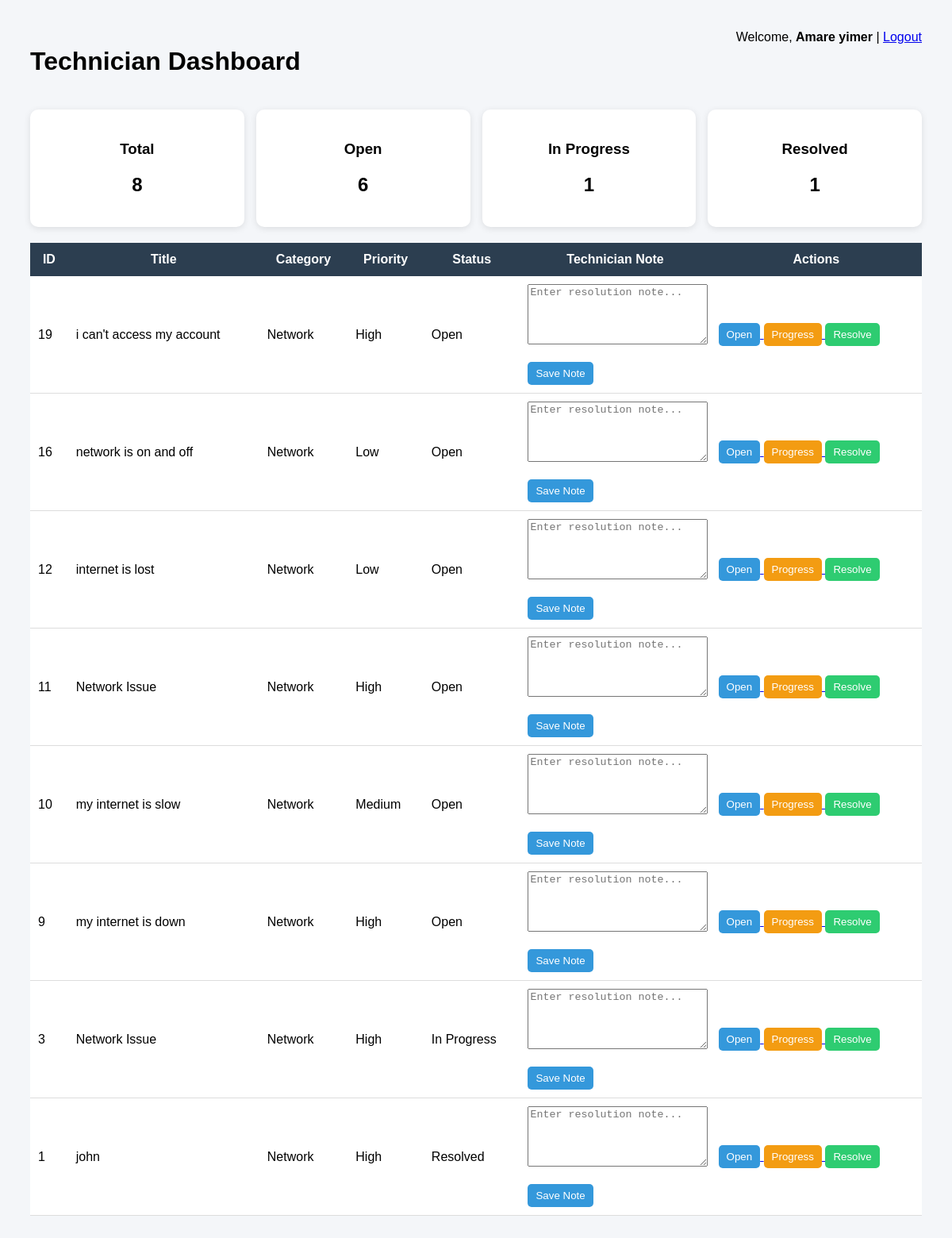
The app's page /technician-dashboard (signed in) with its own data.
### tables this page shows
CREATE TABLE technicians(
    id INTEGER PRIMARY KEY AUTOINCREMENT,
    name TEXT,
    email TEXT,
    specialization TEXT
    , username TEXT, password TEXT);

CREATE TABLE tickets (
        id INTEGER PRIMARY KEY AUTOINCREMENT,
        user_id INTEGER,
        title TEXT NOT NULL,
        description TEXT NOT NULL,
        category TEXT DEFAULT 'General',
        priority TEXT DEFAULT 'Low',
        status TEXT DEFAULT 'Open',
        admin_response TEXT
    , assigned_to INTEGER, technician_note TEXT);

### app.py (the view)
@app.route("/technician-dashboard")
def technician_dashboard():
    if "user_id" not in session:
        return redirect("/login")
    if session.get("role") != "technician":
        return "Access Denied"
    print("Role:", session.get("role"))
    print("Technician ID:", session.get("technician_id"))
    print("Technician Name:", session.get("technician_name"))
    conn = sqlite3.connect(DB_PATH)
    cursor = conn.cursor()
    cursor.execute("""
        SELECT
            id,
            name
        FROM technicians
        WHERE username = ?
    """, (session["username"],))
    technician = cursor.fetchone()
    if not technician:
        conn.close()
        return "Technician account not found."
    tech_id = technician[0]
    technician_name = technician[1]
    cursor.execute("""
        SELECT COUNT(*)
        FROM tickets
        WHERE assigned_to = ?
    """, (tech_id,))
    total_tickets = cursor.fetchone()[0]
    cursor.execute("""
        SELECT COUNT(*)
        FROM tickets
        WHERE assigned_to = ?
        AND status = 'Open'
    """, (tech_id,))
    open_tickets = cursor.fetchone()[0]
    cursor.execute("""
        SELECT COUNT(*)
        FROM tickets
        WHERE assigned_to = ?
        AND status = 'In Progress'
    """, (tech_id,))
    progress_tickets = cursor.fetchone()[0]
    cursor.execute("""
        SELECT COUNT(*)
        FROM tickets
        WHERE assigned_to = ?
        AND status = 'Resolved'
    """, (tech_id,))
    resolved_tickets = cursor.fetchone()[0]
    cursor.execute("""
        SELECT
            id,
            title,
            description,
            category,
            priority,
            status,
            COALESCE(technician_note, '')
        FROM tickets
        WHERE assigned_to = ?
        ORDER BY id DESC
    """, (tech_id,))
    tickets = cursor.fetchall()
    conn.close()
    return render_template(
        "technician_dashboard.html",
        technician_name=technician_name,
        tickets=tickets,
        total_tickets=total_tickets,
        open_tickets=open_tickets,
        progress_tickets=progress_tickets,
        resolved_tickets=resolved_tickets
    )

### templates/technician_dashboard.html (shortened to what this page needs)
<!DOCTYPE html>
<html>
<head>
</head>
<body>
<div class="header">
    <h1>Technician Dashboard</h1>
    <div>
        Welcome, <b>{{ technician_name }}</b>
        |
        <a href="/logout">Logout</a>
    </div>
</div>
<div class="cards">
    <div class="card">
        <h3>Total</h3>
        <h2>{{ total_tickets }}</h2>
    </div>
    <div class="card">
        <h3>Open</h3>
        <h2>{{ open_tickets }}</h2>
    </div>
    <div class="card">
        <h3>In Progress</h3>
        <h2>{{ progress_tickets }}</h2>
    </div>
    <div class="card">
        <h3>Resolved</h3>
        <h2>{{ resolved_tickets }}</h2>
    </div>
</div>
<table>
<tr>
    <th>ID</th>
    <th>Title</th>
    <th>Category</th>
    <th>Priority</th>
    <th>Status</th>
    <th>Technician Note</th>
    <th>Actions</th>
</tr>
{% for ticket in tickets %}
<tr>
    <td>{{ ticket[0] }}</td>
    <td>{{ ticket[1] }}</td>
    <td>{{ ticket[3] }}</td>
    <td>{{ ticket[4] }}</td>
    <td>{{ ticket[5] }}</td>
    <td>
        <form action="/technician-note/{{ ticket[0] }}" method="POST">
            <textarea
                name="technician_note"
                placeholder="Enter resolution note..."
            ></textarea>
            <br><br>
            <button class="btn open" type="submit">
                Save Note
            </button>
        </form>
    </td>
    <td>
        <a href="/technician-update/{{ ticket[0] }}/Open">
            <button class="btn open">Open</button>
        </a>
        <a href="/technician-update/{{ ticket[0] }}/In Progress">
            <button class="btn progress">Progress</button>
        </a>
        <a href="/technician-update/{{ ticket[0] }}/Resolved">
            <button class="btn resolve">Resolve</button>
        </a>
    </td>
</tr>
{% endfor %}
</table>
</body>
</html>

### templates/technician_dashboard.html (style rules this page uses)
body { font-family:Arial; background:#f4f6f9; padding:30px; }
.header { display:flex; justify-content:space-between; margin-bottom:20px; }
.cards { display:grid; grid-template-columns:repeat(4,1fr); gap:15px; margin-bottom:20px; }
.card { background:white; padding:20px; border-radius:10px; box-shadow:0 2px 8px rgba(0,0,0,.1); text-align:center; }
table { width:100%; border-collapse:collapse; background:white; }
th { background:#2c3e50; color:white; padding:12px; }
td { padding:10px; border-bottom:1px solid #ddd; }
textarea { width:100%; height:70px; }
.btn { padding:7px 10px; color:white; border:none; border-radius:5px; cursor:pointer; }
.open { background:#3498db; }
.progress { background:#f39c12; }
.resolve { background:#2ecc71; }

### records on screen
technicians: name "Amare yimer"
tickets: id "19", title "i can't access my account", category "Network", priority "High", status "Open"
tickets: id "16", title "network is on and off", category "Network", priority "Low", status "Open"
tickets: id "12", title "internet is lost", category "Network", priority "Low", status "Open"
tickets: id "11", title "Network Issue", category "Network", priority "High", status "Open"
tickets: id "10", title "my internet is slow", category "Network", priority "Medium", status "Open"
tickets: id "9", title "my internet is down", category "Network", priority "High", status "Open"
tickets: id "3", title "Network Issue", category "Network", priority "High", status "In Progress"
tickets: id "1", title "john", category "Network", priority "High", status "Resolved"

### other values on screen
{{ total_tickets }} "8"
{{ open_tickets }} "6"
{{ progress_tickets }} "1"
{{ resolved_tickets }} "1"
